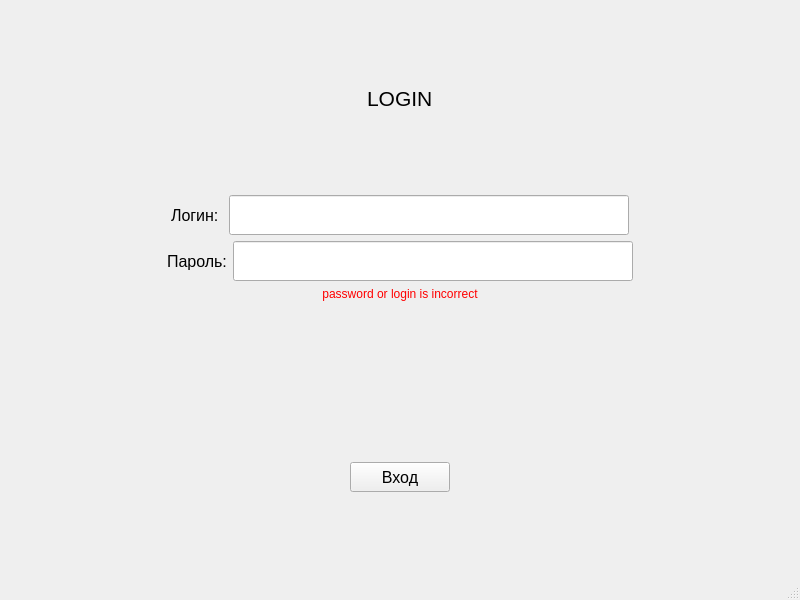
<?xml version="1.0" encoding="UTF-8"?>
<ui version="4.0">
 <class>MainWindow</class>
 <widget class="QMainWindow" name="MainWindow">
  <property name="geometry">
   <rect>
    <x>0</x>
    <y>0</y>
    <width>800</width>
    <height>600</height>
   </rect>
  </property>
  <property name="windowTitle">
   <string>MainWindow</string>
  </property>
  <widget class="QWidget" name="centralwidget">
   <layout class="QVBoxLayout" name="verticalLayout">
    <item>
     <spacer name="verticalSpacer_4">
      <property name="orientation">
       <enum>Qt::Vertical</enum>
      </property>
      <property name="sizeHint" stdset="0">
       <size>
        <width>20</width>
        <height>40</height>
       </size>
      </property>
     </spacer>
    </item>
    <item>
     <layout class="QHBoxLayout" name="horizontalLayout_4">
      <item>
       <spacer name="horizontalSpacer_7">
        <property name="orientation">
         <enum>Qt::Horizontal</enum>
        </property>
        <property name="sizeHint" stdset="0">
         <size>
          <width>40</width>
          <height>20</height>
         </size>
        </property>
       </spacer>
      </item>
      <item>
       <widget class="QLabel" name="label">
        <property name="font">
         <font>
          <pointsize>16</pointsize>
         </font>
        </property>
        <property name="text">
         <string>LOGIN</string>
        </property>
       </widget>
      </item>
      <item>
       <spacer name="horizontalSpacer_8">
        <property name="orientation">
         <enum>Qt::Horizontal</enum>
        </property>
        <property name="sizeHint" stdset="0">
         <size>
          <width>40</width>
          <height>20</height>
         </size>
        </property>
       </spacer>
      </item>
     </layout>
    </item>
    <item>
     <spacer name="verticalSpacer_3">
      <property name="orientation">
       <enum>Qt::Vertical</enum>
      </property>
      <property name="sizeHint" stdset="0">
       <size>
        <width>20</width>
        <height>40</height>
       </size>
      </property>
     </spacer>
    </item>
    <item>
     <layout class="QHBoxLayout" name="horizontalLayout">
      <item>
       <spacer name="horizontalSpacer_5">
        <property name="orientation">
         <enum>Qt::Horizontal</enum>
        </property>
        <property name="sizeHint" stdset="0">
         <size>
          <width>40</width>
          <height>20</height>
         </size>
        </property>
       </spacer>
      </item>
      <item>
       <widget class="QLabel" name="label_2">
        <property name="font">
         <font>
          <pointsize>12</pointsize>
         </font>
        </property>
        <property name="text">
         <string>Логин: </string>
        </property>
       </widget>
      </item>
      <item>
       <widget class="QLineEdit" name="lineEdit">
        <property name="minimumSize">
         <size>
          <width>400</width>
          <height>40</height>
         </size>
        </property>
       </widget>
      </item>
      <item>
       <spacer name="horizontalSpacer_6">
        <property name="orientation">
         <enum>Qt::Horizontal</enum>
        </property>
        <property name="sizeHint" stdset="0">
         <size>
          <width>40</width>
          <height>20</height>
         </size>
        </property>
       </spacer>
      </item>
     </layout>
    </item>
    <item>
     <layout class="QHBoxLayout" name="horizontalLayout_2">
      <item>
       <spacer name="horizontalSpacer_3">
        <property name="orientation">
         <enum>Qt::Horizontal</enum>
        </property>
        <property name="sizeHint" stdset="0">
         <size>
          <width>40</width>
          <height>20</height>
         </size>
        </property>
       </spacer>
      </item>
      <item>
       <widget class="QLabel" name="label_3">
        <property name="font">
         <font>
          <pointsize>12</pointsize>
         </font>
        </property>
        <property name="text">
         <string>Пароль:</string>
        </property>
       </widget>
      </item>
      <item>
       <widget class="QLineEdit" name="lineEdit_2">
        <property name="minimumSize">
         <size>
          <width>400</width>
          <height>40</height>
         </size>
        </property>
        <property name="maximumSize">
         <size>
          <width>16777215</width>
          <height>16777215</height>
         </size>
        </property>
       </widget>
      </item>
      <item>
       <spacer name="horizontalSpacer_4">
        <property name="orientation">
         <enum>Qt::Horizontal</enum>
        </property>
        <property name="sizeHint" stdset="0">
         <size>
          <width>40</width>
          <height>20</height>
         </size>
        </property>
       </spacer>
      </item>
     </layout>
    </item>
    <item>
     <widget class="QLabel" name="label_4">
      <property name="styleSheet">
       <string notr="true">text-align: center;
color: red;
</string>
      </property>
      <property name="text">
       <string>password or login is incorrect</string>
      </property>
      <property name="alignment">
       <set>Qt::AlignCenter</set>
      </property>
     </widget>
    </item>
    <item>
     <spacer name="verticalSpacer_5">
      <property name="orientation">
       <enum>Qt::Vertical</enum>
      </property>
      <property name="sizeHint" stdset="0">
       <size>
        <width>20</width>
        <height>40</height>
       </size>
      </property>
     </spacer>
    </item>
    <item>
     <layout class="QVBoxLayout" name="verticalLayout_2"/>
    </item>
    <item>
     <spacer name="verticalSpacer">
      <property name="orientation">
       <enum>Qt::Vertical</enum>
      </property>
      <property name="sizeHint" stdset="0">
       <size>
        <width>20</width>
        <height>40</height>
       </size>
      </property>
     </spacer>
    </item>
    <item>
     <layout class="QHBoxLayout" name="horizontalLayout_3">
      <item>
       <spacer name="horizontalSpacer">
        <property name="orientation">
         <enum>Qt::Horizontal</enum>
        </property>
        <property name="sizeHint" stdset="0">
         <size>
          <width>40</width>
          <height>20</height>
         </size>
        </property>
       </spacer>
      </item>
      <item>
       <widget class="QPushButton" name="pushButton">
        <property name="minimumSize">
         <size>
          <width>100</width>
          <height>30</height>
         </size>
        </property>
        <property name="font">
         <font>
          <pointsize>12</pointsize>
         </font>
        </property>
        <property name="text">
         <string>Вход</string>
        </property>
       </widget>
      </item>
      <item>
       <spacer name="horizontalSpacer_2">
        <property name="orientation">
         <enum>Qt::Horizontal</enum>
        </property>
        <property name="sizeHint" stdset="0">
         <size>
          <width>40</width>
          <height>20</height>
         </size>
        </property>
       </spacer>
      </item>
     </layout>
    </item>
    <item>
     <spacer name="verticalSpacer_2">
      <property name="orientation">
       <enum>Qt::Vertical</enum>
      </property>
      <property name="sizeHint" stdset="0">
       <size>
        <width>20</width>
        <height>40</height>
       </size>
      </property>
     </spacer>
    </item>
   </layout>
  </widget>
  <widget class="QMenuBar" name="menubar">
   <property name="geometry">
    <rect>
     <x>0</x>
     <y>0</y>
     <width>800</width>
     <height>18</height>
    </rect>
   </property>
  </widget>
  <widget class="QStatusBar" name="statusbar"/>
 </widget>
 <resources/>
 <connections/>
</ui>
